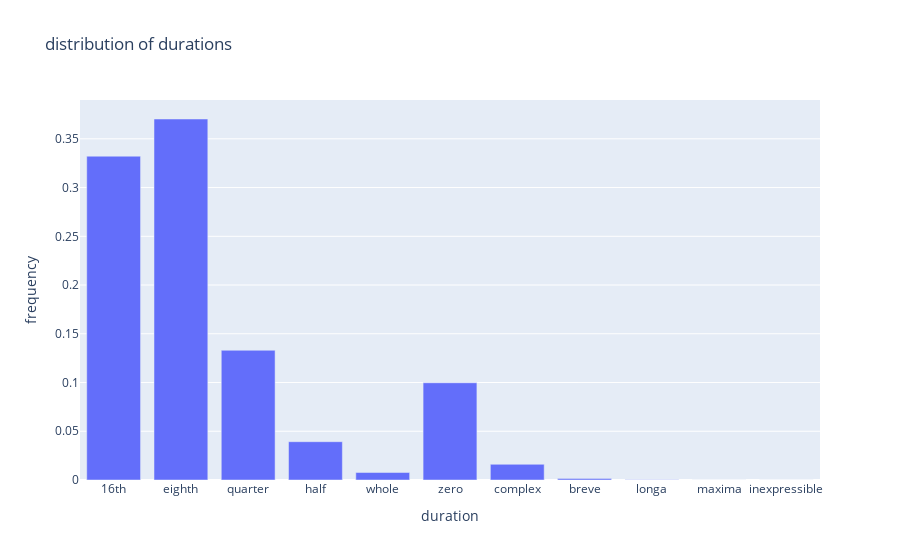

Notebook cell for this chart:
### Code cell
durs_dist_fig = px.bar(x=durs_dist.index, y=durs_dist.values, title='distribution of durations')
durs_dist_fig.update_layout(dict(title='distribution of durations', xaxis_title='duration', yaxis_title='frequency'))

### Figure 1 — Plotly figure (JSON) as saved in the notebook; plotly's stock layout.template omitted (floating-point values rounded to 4 significant figures)
{"data": [{"alignmentgroup": "True", "hovertemplate": "x=%{x}<br>y=%{y}<extra></extra>", "legendgroup": "", "marker": {"color": "#636efa"}, "name": "", "offsetgroup": "", "orientation": "v", "showlegend": false, "textposition": "auto", "type": "bar", "x": ["16th", "eighth", "quarter", "half", "whole", "zero", "complex", "breve", "longa", "maxima", "inexpressible"], "xaxis": "x", "y": [0.3322, 0.3703, 0.1331, 0.03929, 0.007676, 0.09973, 0.01611, 0.001436, 0.000152, 1.6e-05, 8e-06], "yaxis": "y"}], "layout": {"barmode": "relative", "legend": {"tracegroupgap": 0}, "title": {"text": "distribution of durations"}, "xaxis": {"anchor": "y", "domain": [0, 1], "title": {"text": "duration"}}, "yaxis": {"anchor": "x", "domain": [0, 1], "title": {"text": "frequency"}}}}
